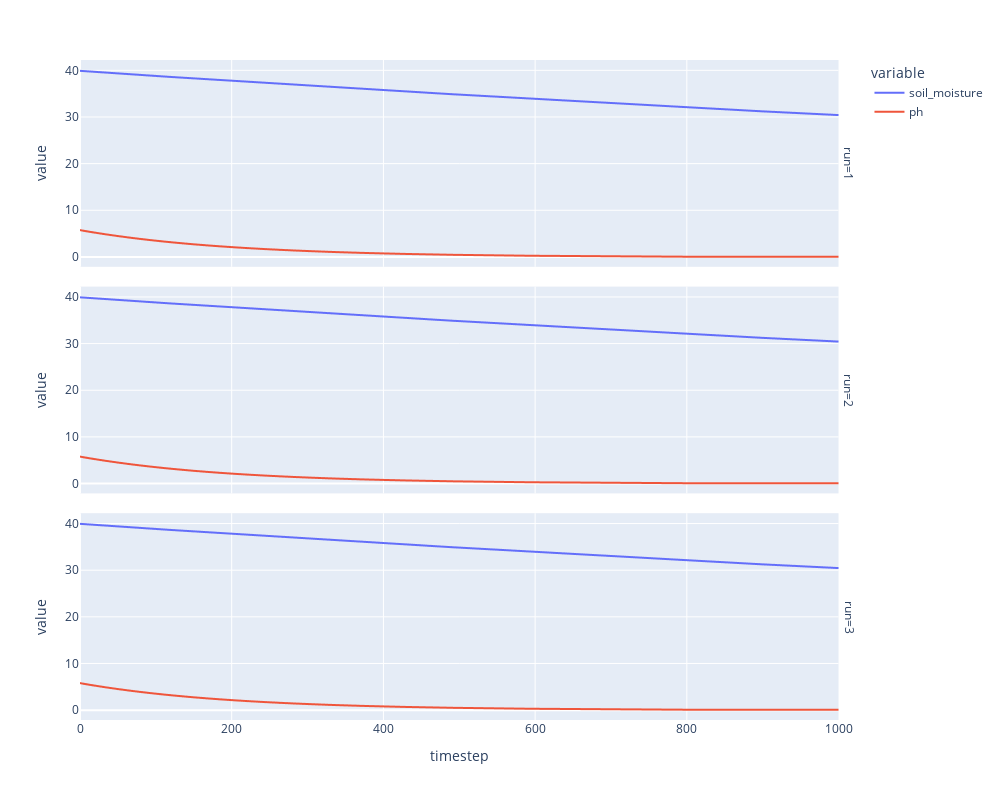

Notebook code for this chart:
### Code cell
import plotly.express as px

px.line(mc_df, x='timestep', y=['soil_moisture', 'ph'], facet_row='run', height=800, width=1000)

### Figure 1 — Plotly figure (JSON) as saved in the notebook; plotly's stock layout.template omitted (floating-point values rounded to 4 significant figures; data arrays with more than 128 entries replaced by an {"elided": "..."} marker saying what was removed)
{"data": [{"hovertemplate": "variable=soil_moisture<br>run=1<br>timestep=%{x}<br>value=%{y}<extra></extra>", "legendgroup": "soil_moisture", "line": {"color": "#636efa", "dash": "solid"}, "mode": "lines", "name": "soil_moisture", "showlegend": true, "type": "scattergl", "x": {"elided": "1001 int values"}, "xaxis": "x3", "y": {"elided": "1001 float values"}, "yaxis": "y3"}, {"hovertemplate": "variable=soil_moisture<br>run=2<br>timestep=%{x}<br>value=%{y}<extra></extra>", "legendgroup": "soil_moisture", "line": {"color": "#636efa", "dash": "solid"}, "mode": "lines", "name": "soil_moisture", "showlegend": false, "type": "scattergl", "x": {"elided": "1001 int values"}, "xaxis": "x2", "y": {"elided": "1001 float values"}, "yaxis": "y2"}, {"hovertemplate": "variable=soil_moisture<br>run=3<br>timestep=%{x}<br>value=%{y}<extra></extra>", "legendgroup": "soil_moisture", "line": {"color": "#636efa", "dash": "solid"}, "mode": "lines", "name": "soil_moisture", "showlegend": false, "type": "scattergl", "x": {"elided": "1001 int values"}, "xaxis": "x", "y": {"elided": "1001 float values"}, "yaxis": "y"}, {"hovertemplate": "variable=ph<br>run=1<br>timestep=%{x}<br>value=%{y}<extra></extra>", "legendgroup": "ph", "line": {"color": "#EF553B", "dash": "solid"}, "mode": "lines", "name": "ph", "showlegend": true, "type": "scattergl", "x": {"elided": "1001 int values"}, "xaxis": "x3", "y": {"elided": "1001 float values"}, "yaxis": "y3"}, {"hovertemplate": "variable=ph<br>run=2<br>timestep=%{x}<br>value=%{y}<extra></extra>", "legendgroup": "ph", "line": {"color": "#EF553B", "dash": "solid"}, "mode": "lines", "name": "ph", "showlegend": false, "type": "scattergl", "x": {"elided": "1001 int values"}, "xaxis": "x2", "y": {"elided": "1001 float values"}, "yaxis": "y2"}, {"hovertemplate": "variable=ph<br>run=3<br>timestep=%{x}<br>value=%{y}<extra></extra>", "legendgroup": "ph", "line": {"color": "#EF553B", "dash": "solid"}, "mode": "lines", "name": "ph", "showlegend": false, "type": "scattergl", "x": {"elided": "1001 int values"}, "xaxis": "x", "y": {"elided": "1001 float values"}, "yaxis": "y"}], "layout": {"annotations": [{"font": {}, "showarrow": false, "text": "run=3", "textangle": 90, "x": 0.98, "xanchor": "left", "xref": "paper", "y": 0.1567, "yanchor": "middle", "yref": "paper"}, {"font": {}, "showarrow": false, "text": "run=2", "textangle": 90, "x": 0.98, "xanchor": "left", "xref": "paper", "y": 0.5, "yanchor": "middle", "yref": "paper"}, {"font": {}, "showarrow": false, "text": "run=1", "textangle": 90, "x": 0.98, "xanchor": "left", "xref": "paper", "y": 0.8433, "yanchor": "middle", "yref": "paper"}], "height": 800, "legend": {"title": {"text": "variable"}, "tracegroupgap": 0}, "margin": {"t": 60}, "width": 1000, "xaxis": {"anchor": "y", "domain": [0, 0.98], "title": {"text": "timestep"}}, "xaxis2": {"anchor": "y2", "domain": [0, 0.98], "matches": "x", "showticklabels": false}, "xaxis3": {"anchor": "y3", "domain": [0, 0.98], "matches": "x", "showticklabels": false}, "yaxis": {"anchor": "x", "domain": [0, 0.3133], "title": {"text": "value"}}, "yaxis2": {"anchor": "x2", "domain": [0.3433, 0.6567], "matches": "y", "title": {"text": "value"}}, "yaxis3": {"anchor": "x3", "domain": [0.6867, 1.0], "matches": "y", "title": {"text": "value"}}}}
